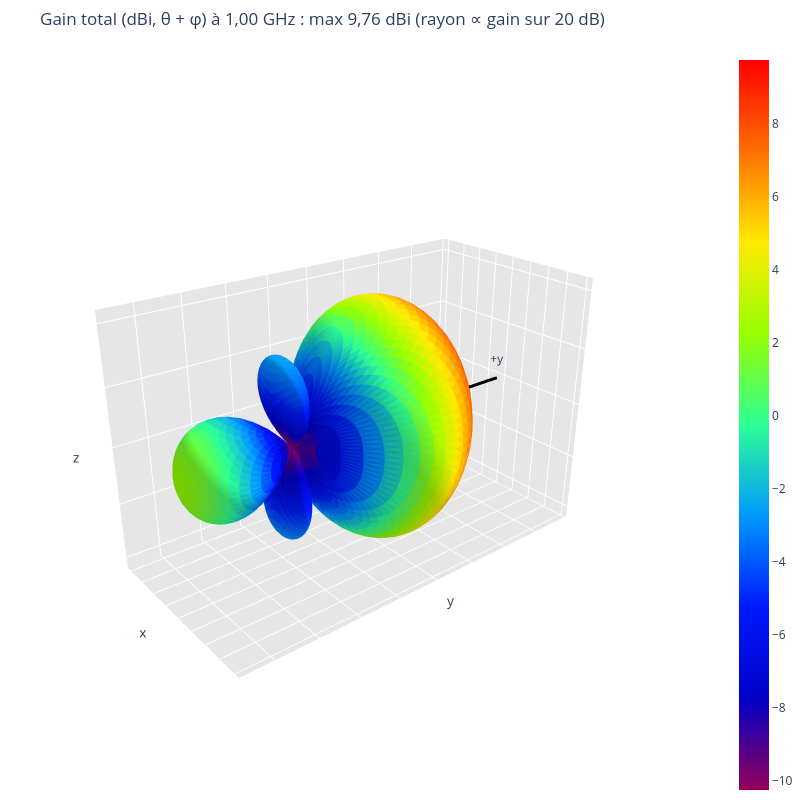

The notebook cell this image was saved under:
### Markdown cell above
## 5. Diagramme de rayonnement

Gain (adaptation idéale, pertes cuivre incluses, G = 4πU/P_in) calculé par l'intégrale exacte du champ lointain
sur les courants RWG (`solver.optim.farfield`), et non par l'approximation dipolaire.
Le 3D reprend la présentation de `efield2` (sphère déformée, dynamique de 20 dB) ; les coupes polaires reprennent
celle de `efield3`. Les points des coupes CSV de la campagne sont superposés pour contrôle.

### Code cell
from solver.efield.efield2 import deform_sphere_for_radiation_pattern
from solver.efield.efield2 import visualize_surface_current as visualize_trisurf

th = np.radians(np.arange(0, 181, 3.0)); ph = np.radians(np.arange(0, 360, 3.0))
TH, PH = np.meshgrid(th, ph, indexing='ij')
ut, up = OP.intensity(I_EDGE, TH.ravel(), PH.ravel())
g_tot_db = db(np.maximum(4 * np.pi * (ut + up) / P_IN, 1e-12))
sphere = 100 * np.vstack([np.sin(TH).ravel() * np.cos(PH).ravel(), np.sin(TH).ravel() * np.sin(PH).ravel(),
                          np.cos(TH).ravel()])
nt, nph = len(th), len(ph)
idx = lambda i, j: i * nph + (j % nph)
faces = np.array([[idx(i, j), idx(i + 1, j), idx(i + 1, j + 1)] for i in range(nt - 1) for j in range(nph)]
                 + [[idx(i, j), idx(i + 1, j + 1), idx(i, j + 1)] for i in range(nt - 1) for j in range(nph)]).T
pts_def = deform_sphere_for_radiation_pattern(sphere, g_tot_db, dynamic_range=20)
fig = visualize_trisurf(pts_def, faces, np.maximum(np.mean(g_tot_db[faces], axis=0), g_tot_db.max() - 20))
r_max = float(np.max(np.linalg.norm(pts_def, axis=0)))
fig.add_trace(go.Scatter3d(x=[0, 0], y=[1.05 * r_max, 1.45 * r_max], z=[0, 0], mode='lines+text',
                           line=dict(color='black', width=6), text=['', '+y'], textposition='top center',
                           showlegend=False))
noticks = dict(showticklabels=False)
fig.update_layout(title=f'Gain total (dBi, θ + φ) à {fr(F0 / 1e9)} GHz : max {fr(g_tot_db.max())} dBi '
                        f'(rayon ∝ gain sur 20 dB)',
                  scene=dict(camera=dict(eye=dict(x=1.5, y=-1.2, z=0.9)), xaxis=noticks, yaxis=noticks, zaxis=noticks),
                  margin=dict(l=0, r=0, t=50, b=0))
save_plotly(fig, '05_diagramme_3d_gain.png', height=700)

### Figure 1 — Plotly figure (JSON) as saved in the notebook; plotly's stock layout.template omitted (floating-point values rounded to 4 significant figures; data arrays with more than 128 entries replaced by an {"elided": "..."} marker saying what was removed)
{"data": [{"facecolor": {"elided": "14400 str values"}, "i": {"elided": "14400 int values"}, "j": {"elided": "14400 int values"}, "k": {"elided": "14400 int values"}, "name": "", "type": "mesh3d", "x": {"elided": "7320 float values"}, "y": {"elided": "7320 float values"}, "z": {"elided": "7320 float values"}}, {"hoverinfo": "none", "marker": {"color": [-10.24, 9.741], "colorscale": [[0, "rgb(150, 0, 90)"], [0.125, "rgb(0, 0, 200)"], [0.25, "rgb(0, 25, 255)"], [0.375, "rgb(0, 152, 255)"], [0.5, "rgb(44, 255, 150)"], [0.625, "rgb(151, 255, 0)"], [0.75, "rgb(255, 234, 0)"], [0.875, "rgb(255, 111, 0)"], [1, "rgb(255, 0, 0)"]], "showscale": true, "size": 0.1}, "mode": "markers", "showlegend": false, "type": "scatter3d", "x": [0.0], "y": [0.0], "z": [0.7043]}, {"line": {"color": "black", "width": 6}, "mode": "lines+text", "showlegend": false, "text": ["", "+y"], "textposition": "top center", "type": "scatter3d", "x": [0, 0], "y": [2.1, 2.9], "z": [0, 0]}], "layout": {"height": 800, "margin": {"b": 0, "l": 0, "r": 0, "t": 50}, "scene": {"aspectratio": {"x": 0.4939, "y": 1.0, "z": 0.6383}, "camera": {"eye": {"x": 1.5, "y": -1.2, "z": 0.9}}, "xaxis": {"backgroundcolor": "rgb(230, 230, 230)", "gridcolor": "rgb(255, 255, 255)", "showbackground": true, "showticklabels": false, "zerolinecolor": "rgb(255, 255, 255)"}, "yaxis": {"backgroundcolor": "rgb(230, 230, 230)", "gridcolor": "rgb(255, 255, 255)", "showbackground": true, "showticklabels": false, "zerolinecolor": "rgb(255, 255, 255)"}, "zaxis": {"backgroundcolor": "rgb(230, 230, 230)", "gridcolor": "rgb(255, 255, 255)", "showbackground": true, "showticklabels": false, "zerolinecolor": "rgb(255, 255, 255)"}}, "title": {"text": "Gain total (dBi, θ + φ) à 1,00 GHz : max 9,76 dBi (rayon ∝ gain sur 20 dB)"}, "width": 800}}
